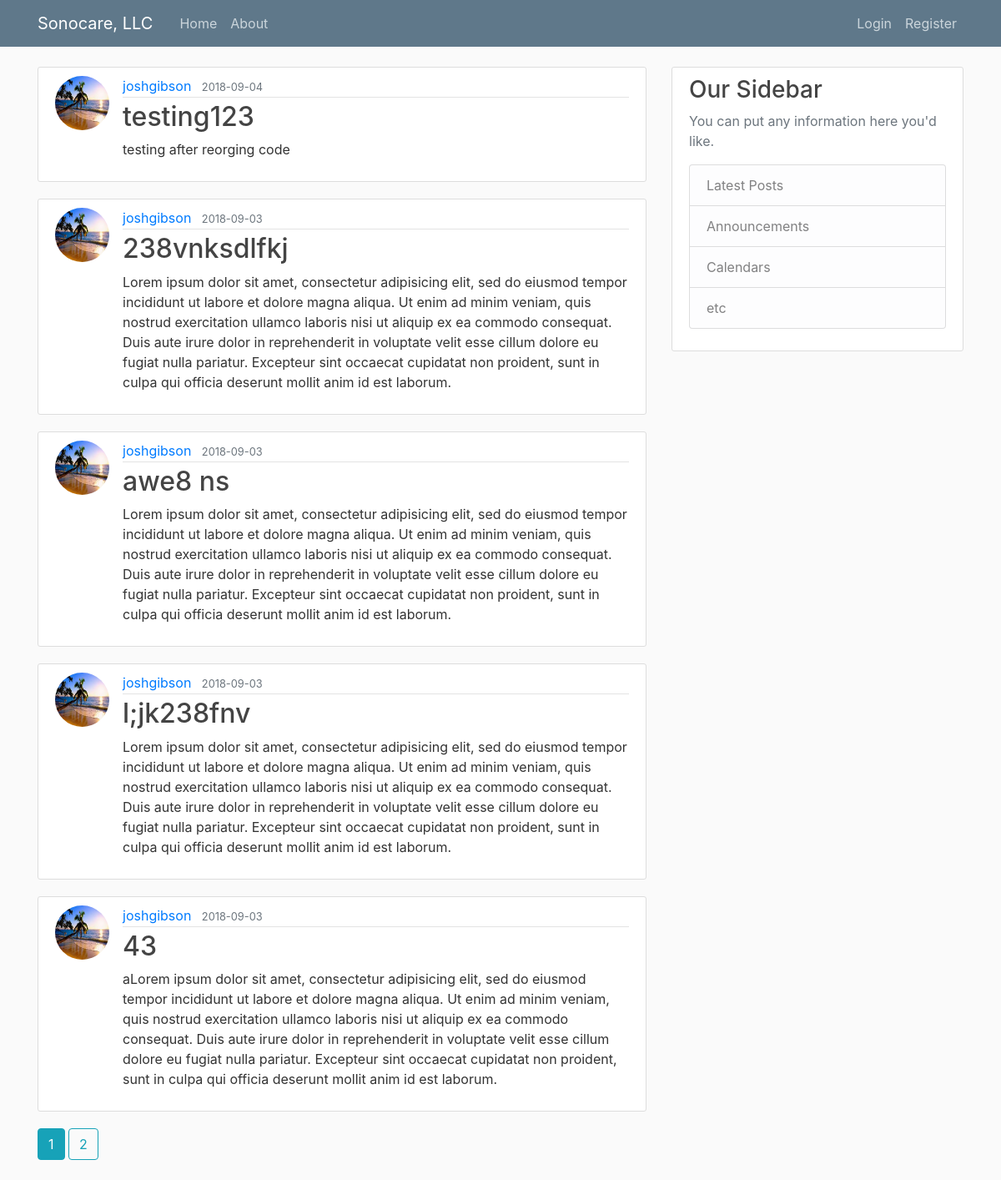
The page /home on the database its author committed.
### flaskblog/models.py (models this page shows, shortened)
class Post(db.Model):
    id = db.Column(db.Integer, primary_key=True)
    title = db.Column(db.String(100), nullable=False)
    date_posted = db.Column(db.DateTime, nullable=False, default=datetime.utcnow)
    content = db.Column(db.Text, nullable=False)
    user_id = db.Column(db.Integer, db.ForeignKey('user.id'), nullable=False)

class User(db.Model, UserMixin):
    id = db.Column(db.Integer, primary_key=True)
    username = db.Column(db.String(20), unique=True, nullable=False)
    email = db.Column(db.String(120), unique=True, nullable=False)
    image_file = db.Column(db.String(20), nullable=False, default='default.jpg')
    password = db.Column(db.String(60), nullable=False)
    posts = db.relationship('Post', backref='author', lazy=True)

### flaskblog/main/routes.py (the view)
@main.route("/")
@main.route("/home")
def home():
    page = request.args.get('page', 1, type=int)
    posts = Post.query.order_by(Post.date_posted.desc()).paginate(page=page, per_page=5)
    return render_template('home.html', posts=posts)

### flaskblog/templates/home.html
{% extends "layout.html" %}
{% block content %}
    {% for post in posts.items %}
        <article class="media content-section">
          <img class="rounded-circle article-img" src="{{ url_for('static', filename='profile_pics/' + post.author.image_file) }}">
          <div class="media-body">
            <div class="article-metadata">
              <a class="mr-2" href="{{ url_for('users.user_posts', username=post.author.username) }}">{{ post.author.username }}</a>
              <small class="text-muted">{{ post.date_posted.strftime('%Y-%m-%d') }}</small>
            </div>
            <h2><a class="article-title" href="{{ url_for('posts.post', post_id=post.id) }}">{{ post.title }}</a></h2>
            <p class="article-content">{{ post.content }}</p>
          </div>
        </article>
    {% endfor %}
    {% for page_num in posts.iter_pages(left_edge=1, right_edge=1, left_current=1, right_current=2) %}
        {% if page_num %}
            {% if posts.page == page_num %}
            <a class="btn btn-info mb-4" href="{{ url_for('main.home', page=page_num) }}">{{ page_num }}</a>
            {% else %}
            <a class="btn btn-outline-info mb-4" href="{{ url_for('main.home', page=page_num) }}">{{ page_num }}</a>
            {% endif %}
        {% else %}
            ...
        {% endif %}
    {% endfor %}
{% endblock content %}

### flaskblog/static/main.css (style rules this page uses)
body { background: #fafafa; color: #333333; margin-top: 5rem; }
h1, h2, h3, h4, h5, h6 { color: #444444; }
.content-section { background: #ffffff; padding: 10px 20px; border: 1px solid #dddddd; border-radius: 3px; margin-bottom: 20px; }
.article-title { color: #444444; }
.article-content { white-space: pre-line; }
.article-img { height: 65px; width: 65px; margin-right: 16px; }
.article-metadata { padding-bottom: 1px; margin-bottom: 4px; border-bottom: 1px solid #e3e3e3 }

### rows shown on the page
Post: image_file (picture), author.username "joshgibson", date_posted "2018-09-04", title "testing123", content "testing after reorging code"
Post: image_file (picture), author.username "joshgibson", date_posted "2018-09-03", title "238vnksdlfkj", content "Lorem ipsum dolor sit amet, consectetur adipisicing elit, sed do eiusmod tempor incididunt ut labore et dolore magna aliqua. Ut enim ad minim veniam, quis nostrud exercitation ullamco laboris nisi ut aliquip ex ea commodo consequat. Duis aute irure dolor in reprehenderit in voluptate velit esse cillum dolore eu fugiat nulla pariatur. Excepteur sint occaecat cupidatat non proident, sunt in culpa qui officia deserunt mollit anim id est laborum."
Post: image_file (picture), author.username "joshgibson", date_posted "2018-09-03", title "awe8 ns", content "Lorem ipsum dolor sit amet, consectetur adipisicing elit, sed do eiusmod tempor incididunt ut labore et dolore magna aliqua. Ut enim ad minim veniam, quis nostrud exercitation ullamco laboris nisi ut aliquip ex ea commodo consequat. Duis aute irure dolor in reprehenderit in voluptate velit esse cillum dolore eu fugiat nulla pariatur. Excepteur sint occaecat cupidatat non proident, sunt in culpa qui officia deserunt mollit anim id est laborum."
Post: image_file (picture), author.username "joshgibson", date_posted "2018-09-03", title "l;jk238fnv", content "Lorem ipsum dolor sit amet, consectetur adipisicing elit, sed do eiusmod tempor incididunt ut labore et dolore magna aliqua. Ut enim ad minim veniam, quis nostrud exercitation ullamco laboris nisi ut aliquip ex ea commodo consequat. Duis aute irure dolor in reprehenderit in voluptate velit esse cillum dolore eu fugiat nulla pariatur. Excepteur sint occaecat cupidatat non proident, sunt in culpa qui officia deserunt mollit anim id est laborum."
Post: image_file (picture), author.username "joshgibson", date_posted "2018-09-03", title "43", content "aLorem ipsum dolor sit amet, consectetur adipisicing elit, sed do eiusmod tempor incididunt ut labore et dolore magna aliqua. Ut enim ad minim veniam, quis nostrud exercitation ullamco laboris nisi ut aliquip ex ea commodo consequat. Duis aute irure dolor in reprehenderit in voluptate velit esse cillum dolore eu fugiat nulla pariatur. Excepteur sint occaecat cupidatat non proident, sunt in culpa qui officia deserunt mollit anim id est laborum."

### other values the page prints
{{ page_num }} "1"
{{ page_num }} "2"
